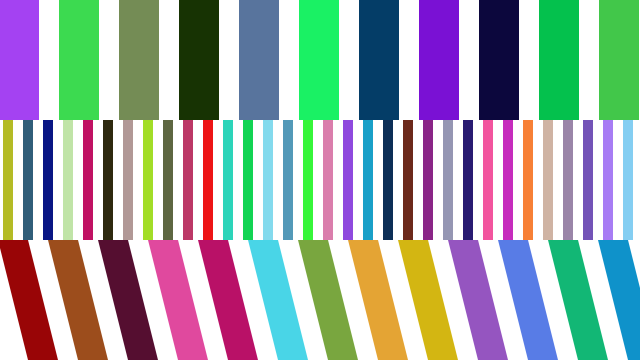
Frame 1 (no input)
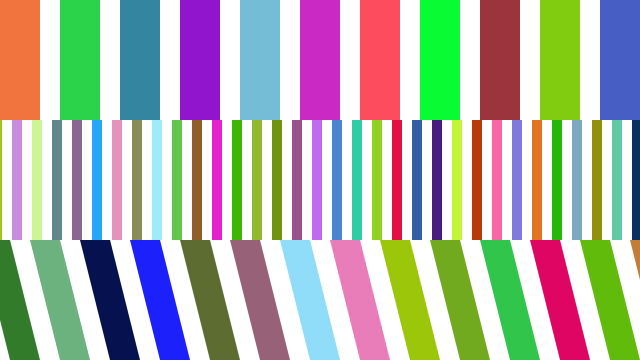
Frame 60 (the mouse pressed at the canvas centre just before this capture)
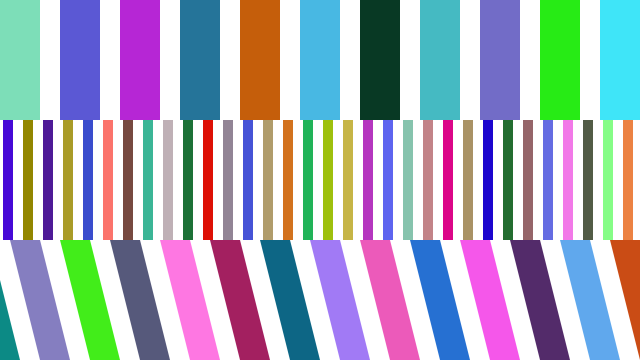
Frame 120 (the mouse held since frame 60 and released just before this capture)

The Processing sketch that drew these frames (run headless with seeded random() and noise(); from frame 60 on, the mouse is pressed at the canvas centre):

// Processing sketch: processing_111491
// ── processing_111491.pde

int aDir = -1;
int bDir = +3;
int cDir = -2;

void setup() {
  size(640, 360);
  noStroke();
}


void draw() {
  background(255);
  drawA();
  drawB();
  drawC();
  aDir -= 1;
  bDir += 3;
  if(bDir > 20) bDir = 0;
  cDir -= 2;
}


void drawA() {
  for(int aX = 0 + aDir; aX < width; aX += 60) {
    fill(random(255), random(255), random(255));
    rect(aX, 0, 40, 120);
  }
}


void drawB() {
  for(int bX = -20 + bDir; bX < width; bX += 20) {
    fill(random(255), random(255), random(255));
    rect(bX, 120, 10, 120);
  }
}

void drawC() {
  for(int cX = 0 + cDir; cX < width; cX += 50) {
    fill(random(255), random(255), random(255));
    beginShape();
    vertex(cX + 0, 240);
    vertex(cX + 30, 240);
    vertex(cX + 60, 360);
    vertex(cX + 30, 360);
    endShape(CLOSE);
  }
}
